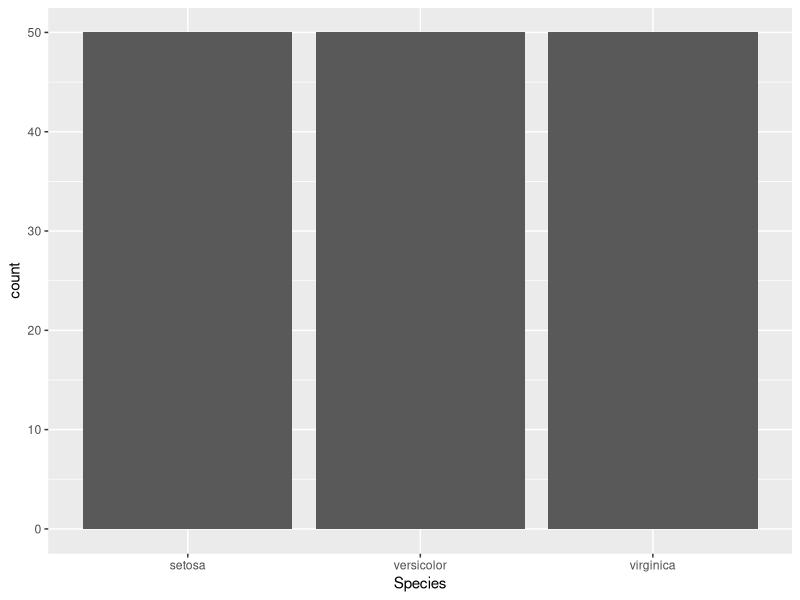
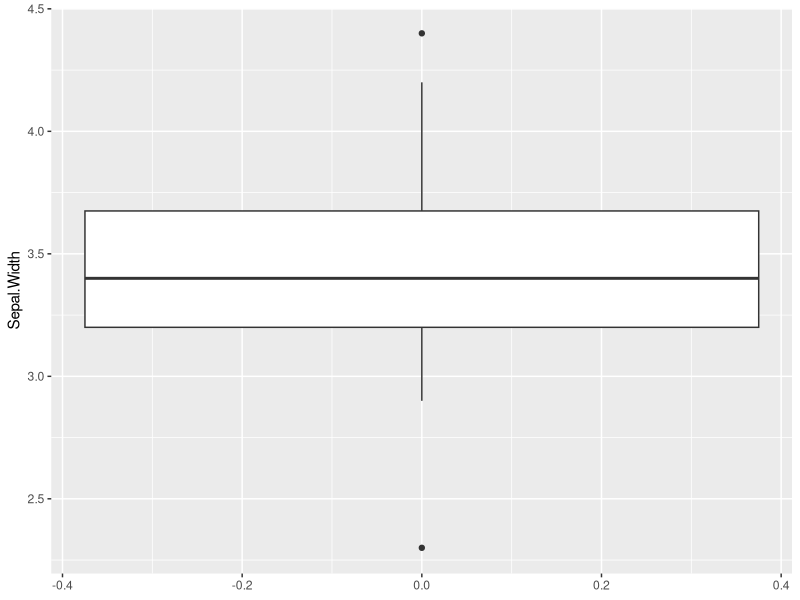
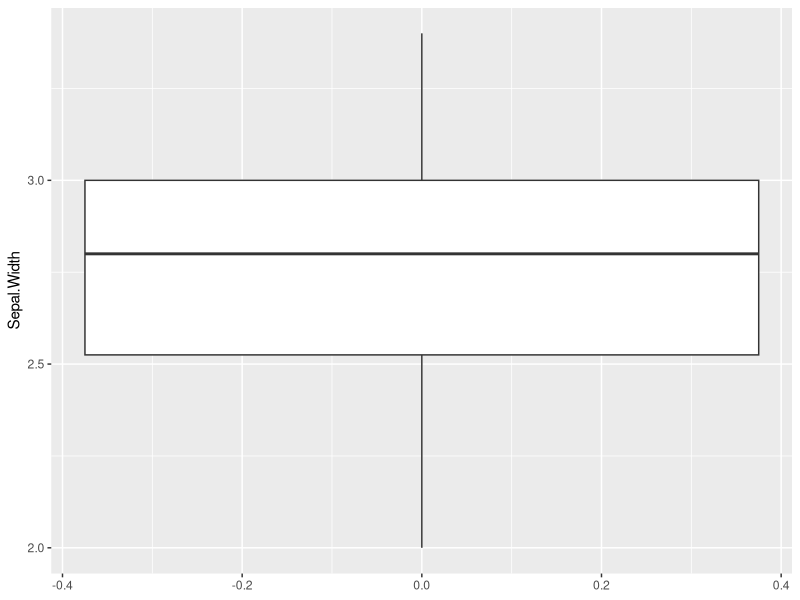
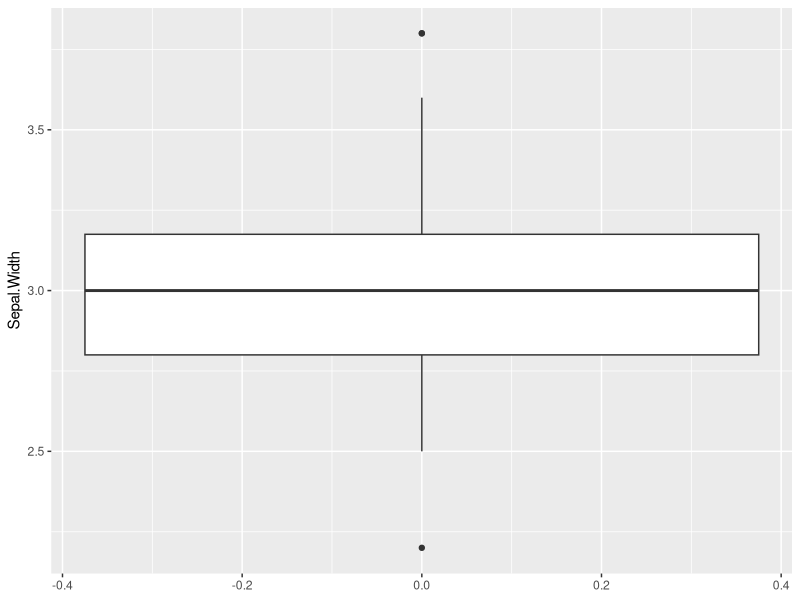
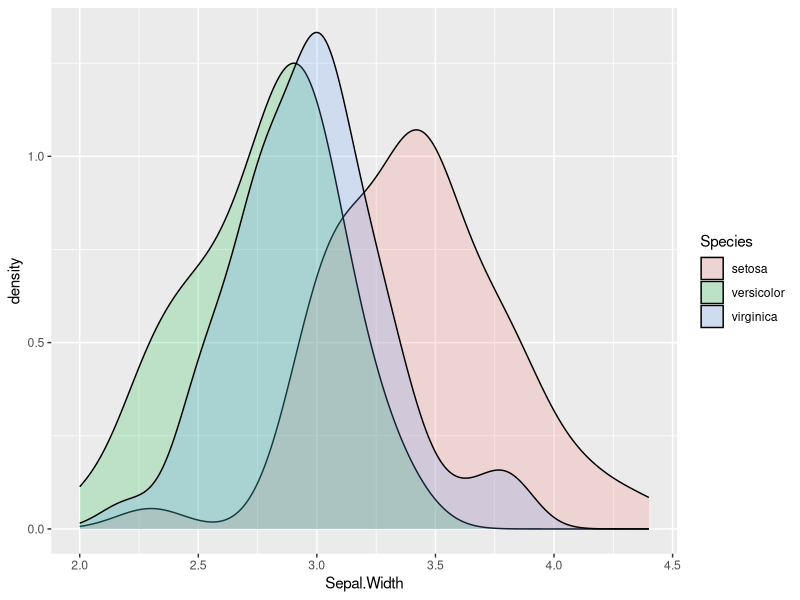
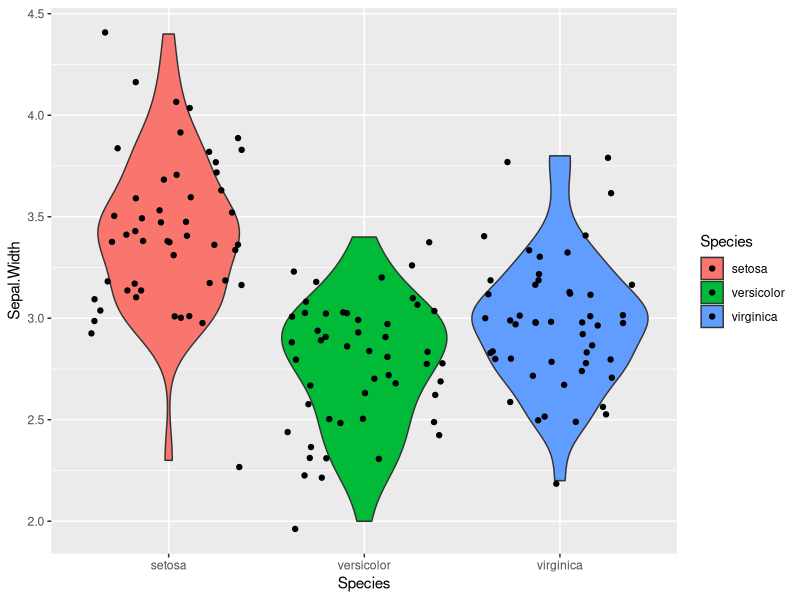

Write R code to recreate these figures, in order.
install.packages('ggplot2', dependencies = T)
library(ggplot2)

data(iris)

# Balkendiagramm: Zeichnen Sie ein Balkendiagramm der Häufigkeiten der Spezies aus dem Iris-Datensatz.

ggplot(iris, aes(x=Species)) + geom_bar()

# Zeichnen Sie Boxplots der Kelchblattbreiten (sepal width) der drei Irisarten. Füllen Sie die Boxen in Pink.

setosa <- iris[iris$Species=='setosa',]
ggplot(setosa, aes(y=Sepal.Width)) + geom_boxplot()

versicolor <- iris[iris$Species=='versicolor',]
ggplot(versicolor, aes(y=Sepal.Width)) + geom_boxplot()

virginica <- iris[iris$Species=='virginica',]
ggplot(virginica, aes(y=Sepal.Width)) + geom_boxplot()

# Zeichnen Sie Dichteplots (geom_density()) der Kelchblattbreiten in Abhängigkeit der Iris- art. Der Plot sollte wie unten aussehen.

ggplot(iris, aes(x=Sepal.Width, fill=Species)) + geom_density(alpha=0.2)

# Erzeugen Sie einen violin plot (geom_violin()) statt des Boxplots aus b) und fügen Sie die Originaldaten ein.

ggplot(iris, aes(x=Species, y=Sepal.Width, fill=Species)) + geom_violin() + geom_jitter()



